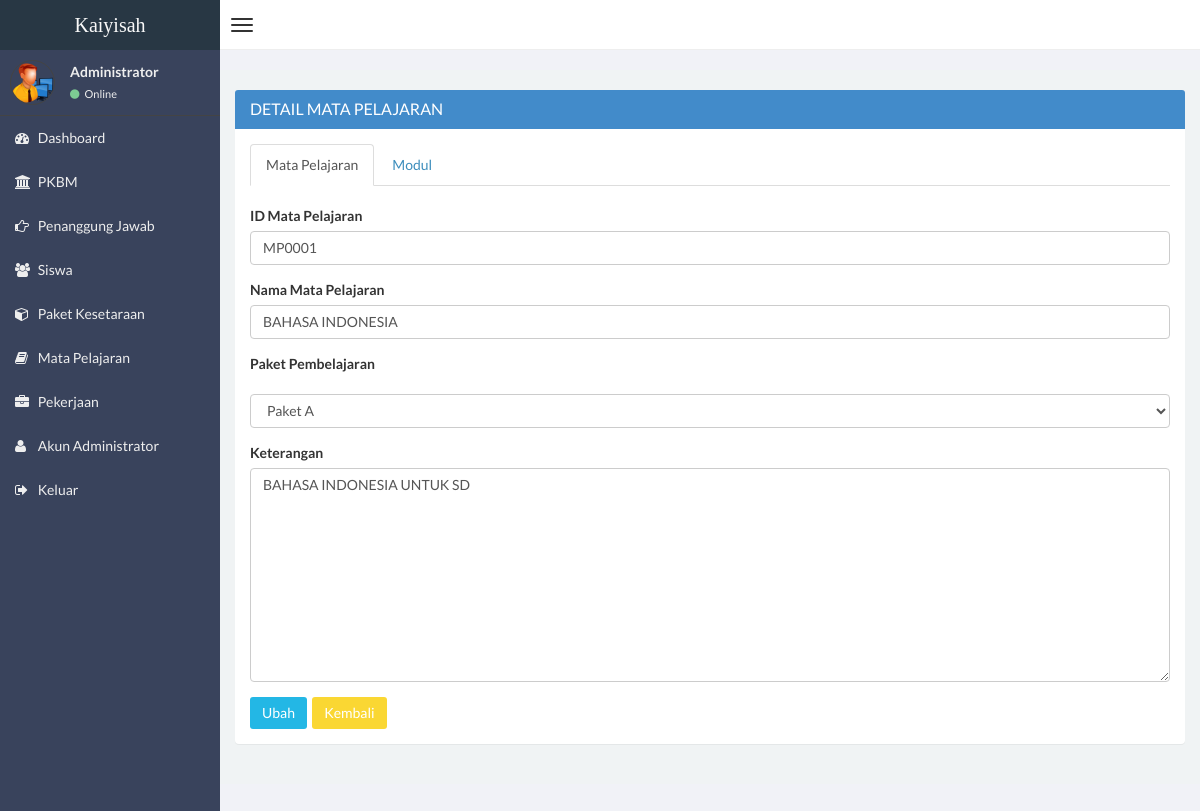
Before: /admin/data-matpel.php?detail=MP0001 (signed in) with the older database file.
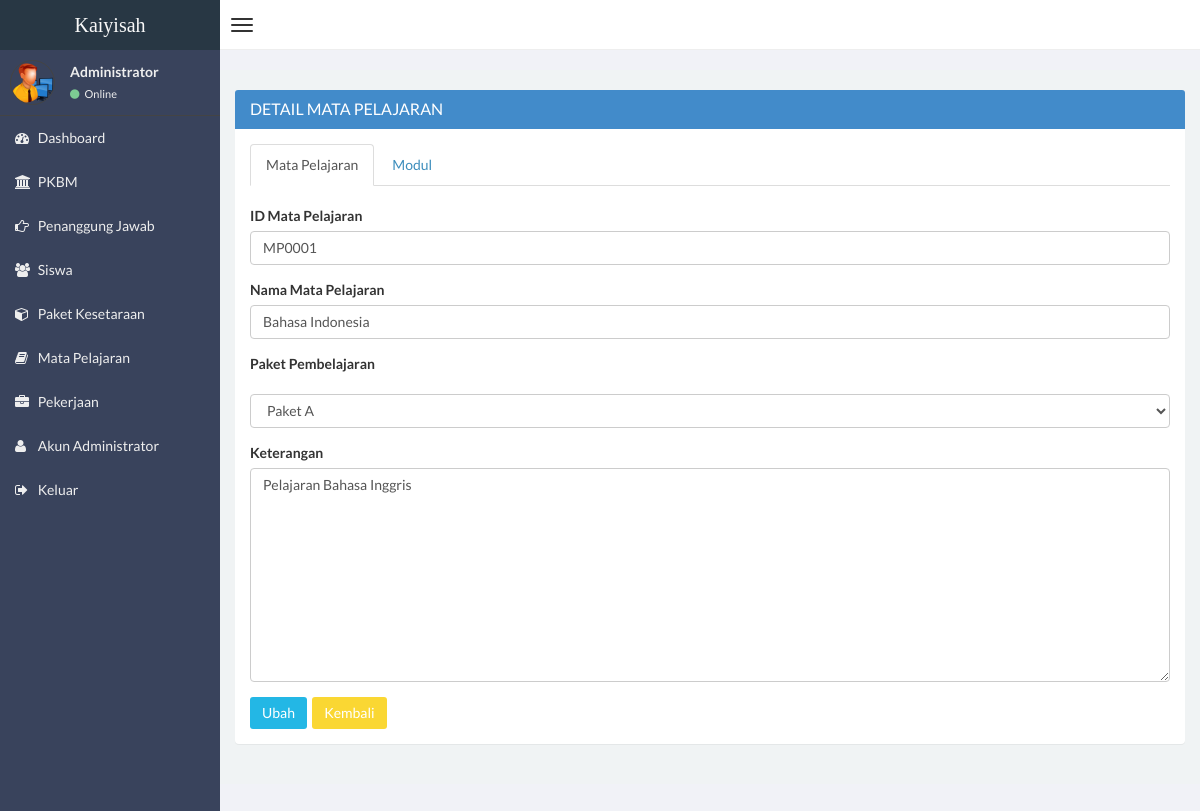
After: the same page with the newer database file.
### tables this page shows
CREATE TABLE IF NOT EXISTS `matpel` (
  `id_matpel` varchar(10) NOT NULL,
  `id_paket` varchar(11) NOT NULL,
  `nama` varchar(50) NOT NULL,
  `keterangan` text NOT NULL
);

### admin/detail-matpel.php (the view, shortened to what this page needs)
<?php
include 'include/dependency.php';
$idmatpel		=	$_GET['detail'];
$query 			= 	mysql_query("select * from matpel where id_matpel = '$idmatpel'");
$matpel			=	mysql_fetch_object($query);
?>
<form method="post" enctype="multipart/form-data">
<div class="panel panel-primary">
<div class="panel-heading">
   <h3 class="panel-title">Detail Mata Pelajaran </h3>
</div>
<div class="panel-body">
<ul class="nav nav-tabs" role="tablist">
   <li role="presentation" class="active"><a href="#profil-matpel" aria-controls="profil-matpel" role="tab" data-toggle="tab">Mata Pelajaran</a></li>
   <li role="presentation"><a href="#modul-matpel" aria-controls="modul-matpel" role="tab" data-toggle="tab">Modul</a></li>
</ul>
<div class="tab-content">
   <div role="tabpanel" class="tab-pane active" id="profil-matpel">
		<br>
		<div class="form-group"><label for="editor1">ID Mata Pelajaran</label><input type="text" class="form-control" name="idmatpel" value="<?=$matpel->id_matpel?>"></div>
		<div class="form-group"><label for="editor1">Nama Mata Pelajaran </label><input type="text" class="form-control" name="nama" value="<?=$matpel->nama?>"></div>
		<div class="form-group"><label for="editor1">Paket Pembelajaran</label></div>
		<div class="form-group">
		<select name="idpaket" class="form-control">
		<?php
					$idpkt				=	$matpel->id_paket;
					$querypktnow 		= 	mysql_query("select * from paket where id_paket ='$idpkt' ");
					$pktnow				=	mysql_fetch_object($querypktnow);
					echo "<option value='$pktnow->id_paket'>$pktnow->nama</option>";
			?>
		</select>
		</div>
		<div class="form-group"><label for='alamat'>Keterangan</label><br><textarea class="form-control" id="ket" name="ket" rows="10"><?=$matpel->keterangan?></textarea></div>
<input type="submit" name="simpan" value="Ubah" class="btn btn-info">&nbsp;
<a href="?lihat-matpel" class="btn btn-warning">Kembali</a>
</form>
	?></div>

Changed rows visible on the page:
changed matpel "MP0001": nama "BAHASA INDONESIA" → "Bahasa Indonesia"; ket "BAHASA INDONESIA UNTUK SD" → "Pelajaran Bahasa Inggris"
